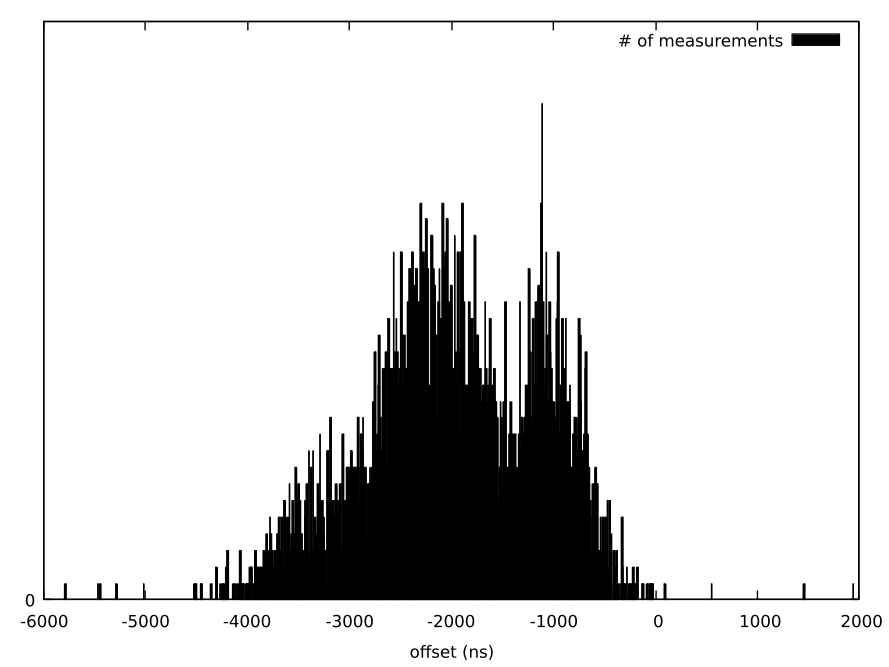

The script that drew this image:
set boxwidth 10.00004300
set style fill solid 1 border lt -1
set style rectangle black
set xrange [-6000:2000]
set xlabel "offset (ns)"
set ytics (0)
set yrange [0:35]
plot '../meetlogboek/statime-hard-10-05-2022-1456-analysis/nic-offset.dat' using ($1*10.00004300) smooth freq with boxes fillcolor black title "# of measurements"
